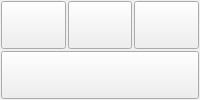
      <widget class="QWidget" name="page_61">
       <layout class="QGridLayout" name="gridLayout_64">
        <property name="margin">
         <number>1</number>
        </property>
        <property name="spacing">
         <number>2</number>
        </property>
        <item row="0" column="0">
         <layout class="QHBoxLayout" name="horizontalLayout_7">
          <item>
           <widget class="QPushButton" name="ui_13_Pane1BTN">
            <property name="sizePolicy">
             <sizepolicy hsizetype="Minimum" vsizetype="Expanding">
              <horstretch>0</horstretch>
              <verstretch>0</verstretch>
             </sizepolicy>
            </property>
            <property name="text">
             <string/>
            </property>
            <property name="view" stdset="0">
             <string>pane1</string>
            </property>
           </widget>
          </item>
          <item>
           <widget class="QPushButton" name="ui_13_Pane2BTN">
            <property name="sizePolicy">
             <sizepolicy hsizetype="Minimum" vsizetype="Expanding">
              <horstretch>0</horstretch>
              <verstretch>0</verstretch>
             </sizepolicy>
            </property>
            <property name="text">
             <string/>
            </property>
            <property name="view" stdset="0">
             <string>pane2</string>
            </property>
           </widget>
          </item>
          <item>
           <widget class="QPushButton" name="ui_13_Pane3BTN">
            <property name="sizePolicy">
             <sizepolicy hsizetype="Minimum" vsizetype="Expanding">
              <horstretch>0</horstretch>
              <verstretch>0</verstretch>
             </sizepolicy>
            </property>
            <property name="text">
             <string/>
            </property>
            <property name="view" stdset="0">
             <string>pane3</string>
            </property>
           </widget>
          </item>
         </layout>
        </item>
        <item row="1" column="0">
         <layout class="QHBoxLayout" name="horizontalLayout_84">
          <item>
           <widget class="QPushButton" name="ui_13_Pane4BTN">
            <property name="sizePolicy">
             <sizepolicy hsizetype="Minimum" vsizetype="Expanding">
              <horstretch>0</horstretch>
              <verstretch>0</verstretch>
             </sizepolicy>
            </property>
            <property name="text">
             <string/>
            </property>
            <property name="view" stdset="0">
             <string>pane4</string>
            </property>
           </widget>
          </item>
         </layout>
        </item>
       </layout>
      </widget>
